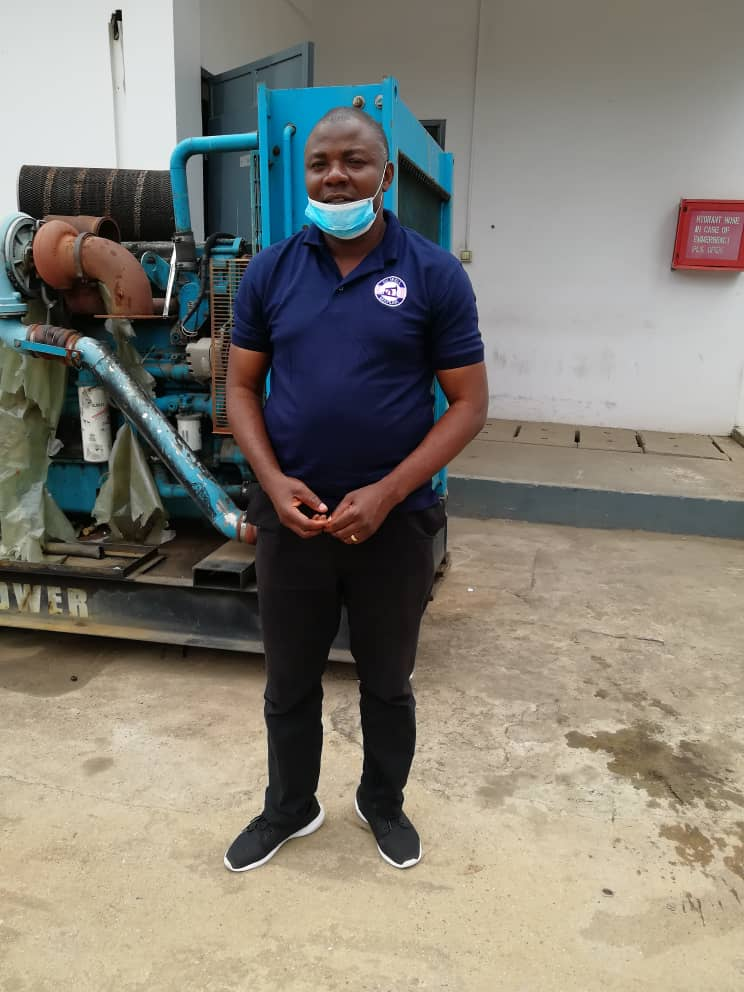
#> input picture Abey.jpeg, 744 x 992 px; its folder holds only this picture in this run
$ python Manyfaces.py
#> lines starting #> are read from the running program, lines starting #| are printed output that depends on the picture
'''import the module to work with, where globe is a module
 that allow us to access all diferent files in our folder'''
import cv2, glob

'''Fetch all my images by giving the file exact name and location
the module globe has a function called globe which takes the patch of the particular file we want to fetch)
* means all file format that ends with jpeg'''
all_pics = glob.glob("*.jpeg")

'''the haarcascade_frontalface_default.xml file is used to detect faces,
shearch for other haarcascade filetype if you need to do other things like detect smile, eye etc'''
getpics = cv2.CascadeClassifier("haarcascade_frontalface_default.xml")

'''a for loop to select image from the created variable to detect faces'''
for image in all_pics:
    '''read/detect the frame from the particular picture, store the result in a variable img'''
    img = cv2.imread(image)
#> img is the input picture: shape (992, 744, 3); mean B, G, R 117.2, 127, 131.2
    '''convert the picture into grayscale image'''
    gray_img = cv2.cvtColor(img, cv2.COLOR_BGR2GRAY)
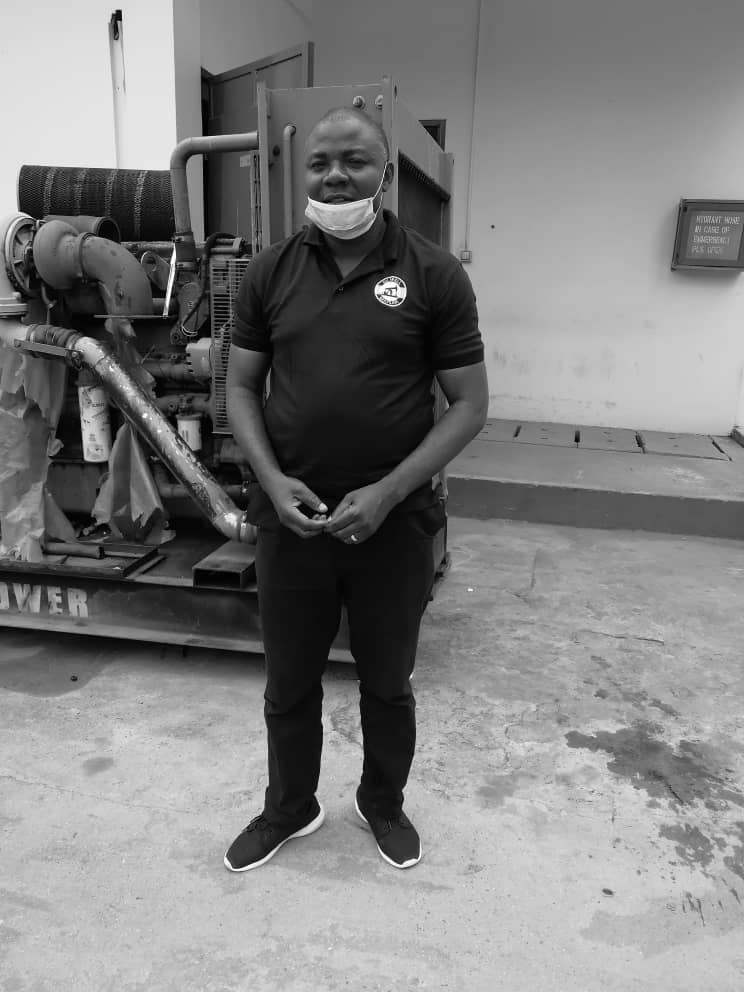
#> gray_img: shape (992, 744); min 0, max 255, mean 127.2
    '''we will now do the actual face detection'''
    faces = getpics.detectMultiScale(gray_img, 1.1, 5)
#> faces = [[543, 748, 73, 73], [287, 123, 99, 99]]

    '''extract the data using a for loop'''
    for (x, y, w, h) in faces:
        '''draw a rectangle on detected faces with 4inh border lines and 275, 275, 255 are border colors, store the
        final result in a variable name final_pics'''
        final_pics = cv2.rectangle(img, (x,y), (x+w,y+h), (275, 275, 255), 4)
#> this loop made 2 passes
#> pass 2, `final_pics = cv2.rectangle(img, (x,y), (x+w,y+h), (275, 275, 255), 4)`:
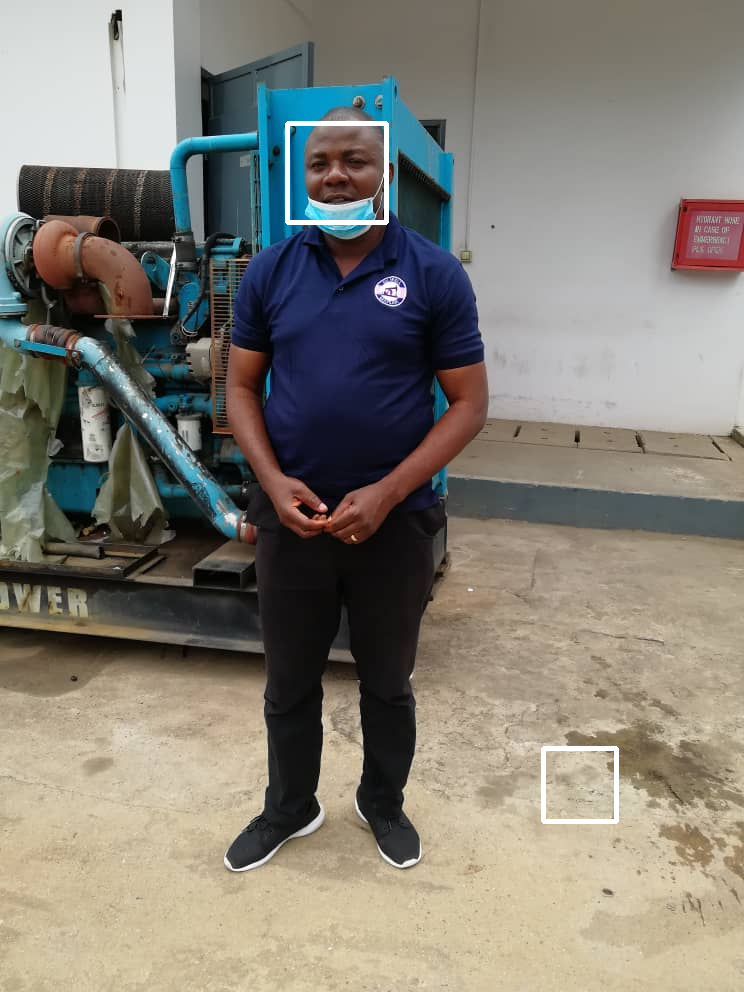
#> final_pics: shape (992, 744, 3); mean B, G, R 117.7, 127.5, 131.8

    '''show my pictures, '''
    cv2.imshow("ManyFacesDetect", final_pics)

    '''The waitKey is a function that hold the picture for specified time e,g 1500 milliseconds'''
    cv2.waitKey(1500)
    '''destroy or close all opened windows'''
    cv2.destroyAllWindows

$ run again, on Kola.jpeg
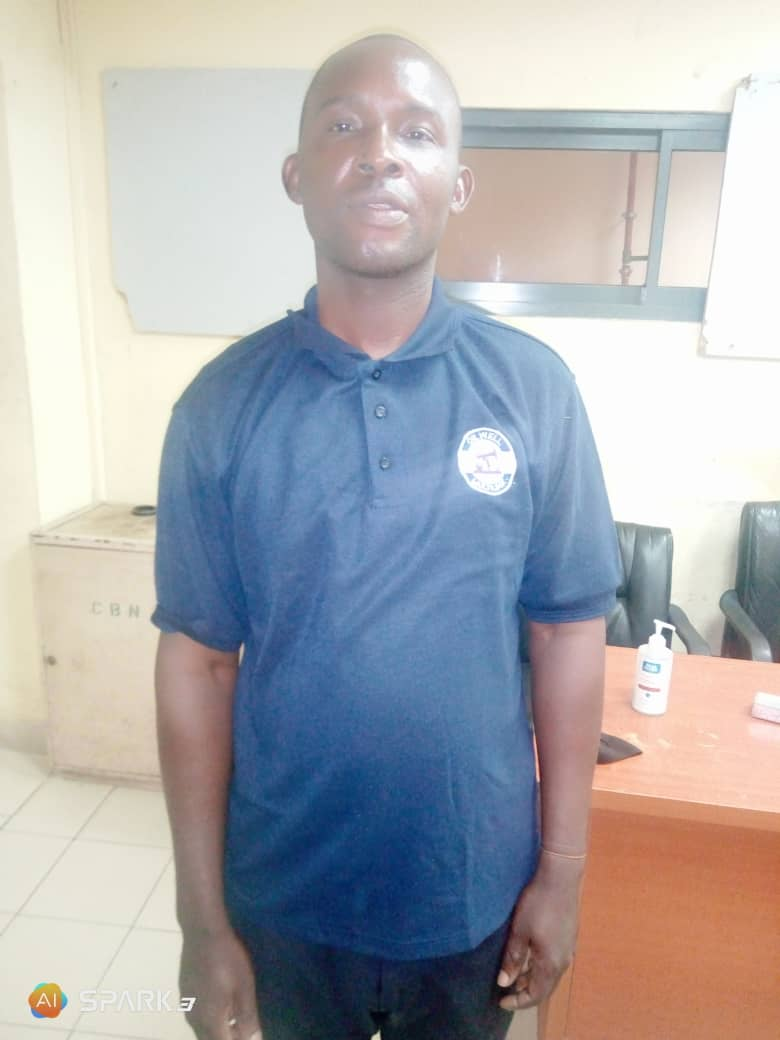
#> input picture Kola.jpeg, 780 x 1040 px
#> img is the input picture: shape (1040, 780, 3); mean B, G, R 176.2, 172.5, 172
#> `gray_img = cv2.cvtColor(img, cv2.COLOR_BGR2GRAY)`:
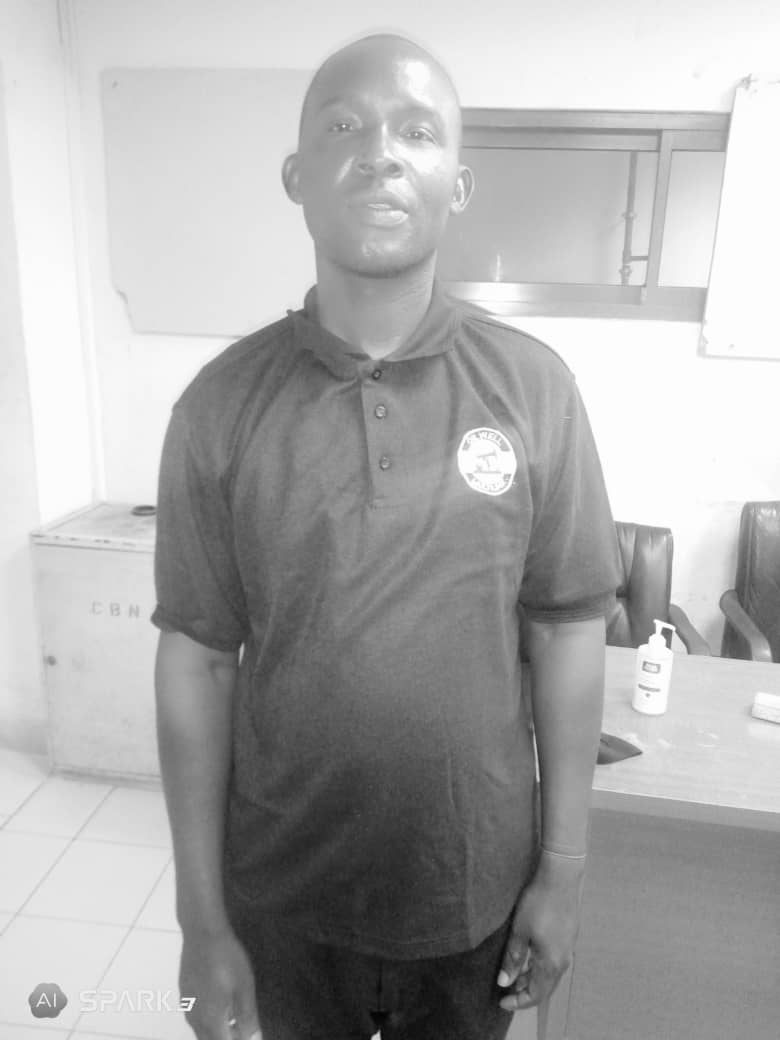
#> gray_img: shape (1040, 780); min 1, max 255, mean 172.8
#> faces = [[451, 424, 69, 69], [294, 65, 175, 175]]
#> the loop `for (x, y, w, h) in faces:` made 2 passes
#> pass 2, `final_pics = cv2.rectangle(img, (x,y), (x+w,y+h), (275, 275, 255), 4)`:
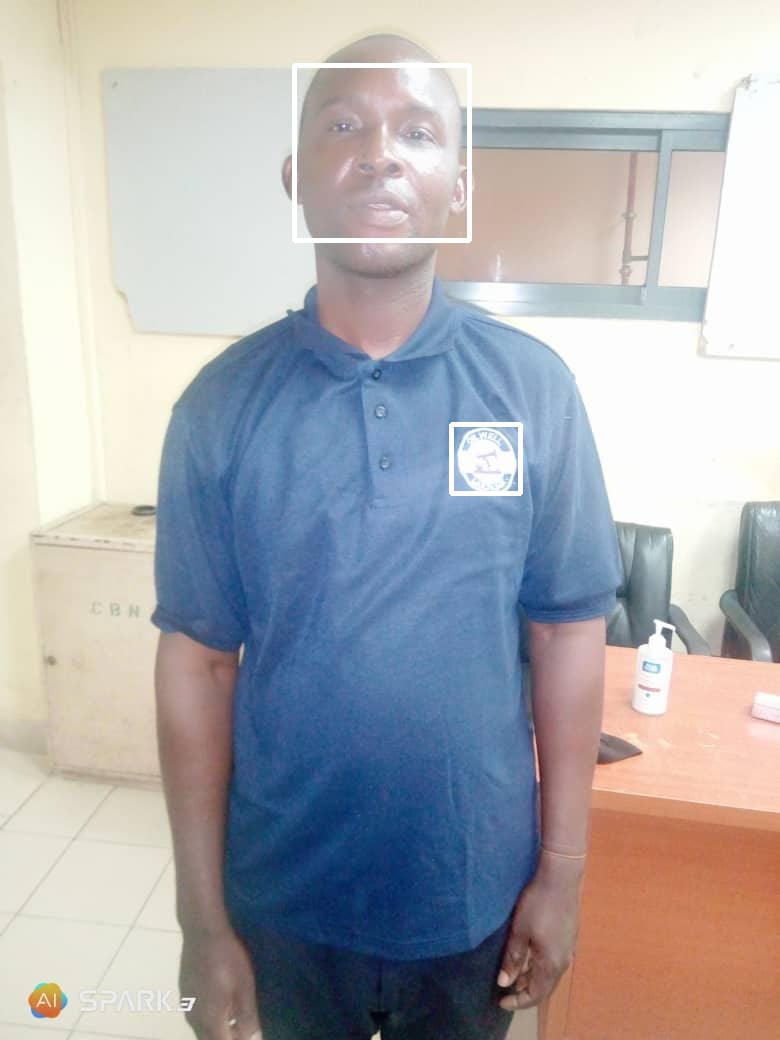
#> final_pics: shape (1040, 780, 3); mean B, G, R 176.5, 172.9, 172.4

$ run again, on Lizzy.jpeg
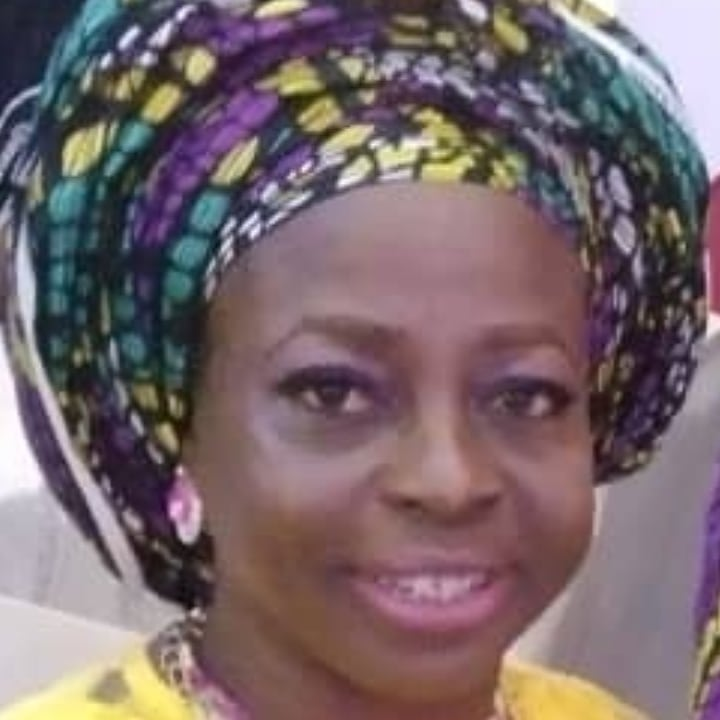
#> input picture Lizzy.jpeg, 720 x 720 px
#> img is the input picture: shape (720, 720, 3); mean B, G, R 106.7, 103.2, 119.9
#> `gray_img = cv2.cvtColor(img, cv2.COLOR_BGR2GRAY)`:
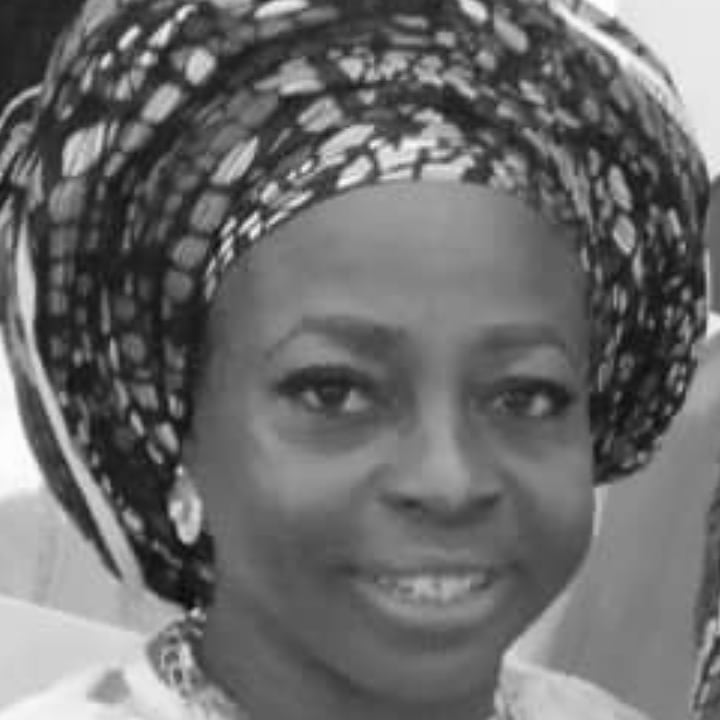
#> gray_img: shape (720, 720); min 9, max 254, mean 108.6
#> faces = [[199, 214, 465, 465]]
#> the loop `for (x, y, w, h) in faces:` made 1 pass
#> pass 1, `final_pics = cv2.rectangle(img, (x,y), (x+w,y+h), (275, 275, 255), 4)`:
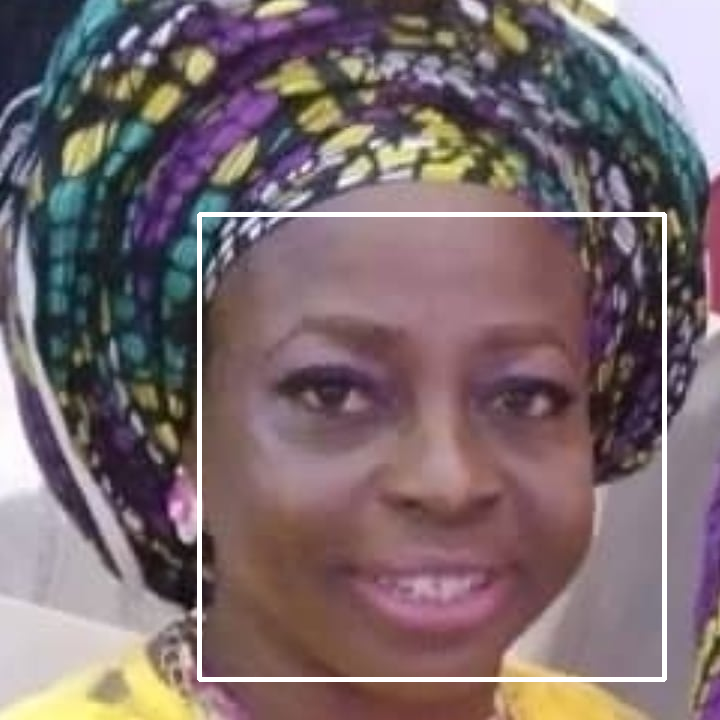
#> final_pics: shape (720, 720, 3); mean B, G, R 109.6, 106.1, 122.5

$ run again, on PaIkino1.jpeg
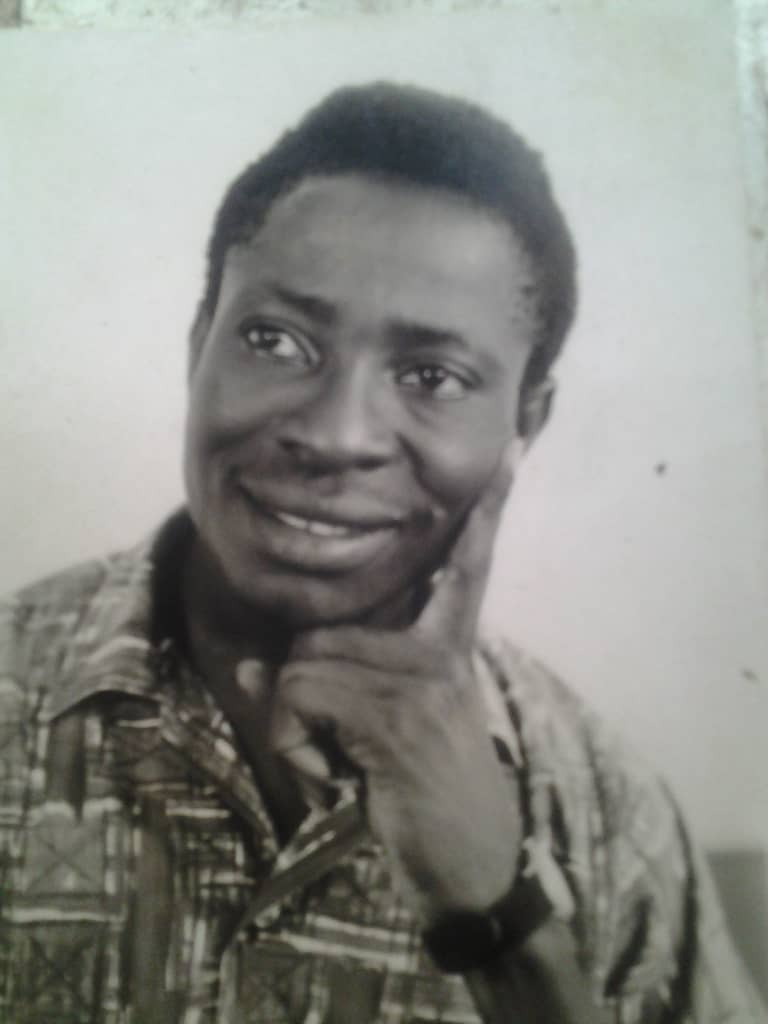
#> input picture PaIkino1.jpeg, 768 x 1024 px
#> img is the input picture: shape (1024, 768, 3); mean B, G, R 136.1, 141.1, 139.6
#> faces = [[159, 942, 67, 67], [147, 187, 428, 428]]
#> the loop `for (x, y, w, h) in faces:` made 2 passes
#> pass 2, `final_pics = cv2.rectangle(img, (x,y), (x+w,y+h), (275, 275, 255), 4)`:
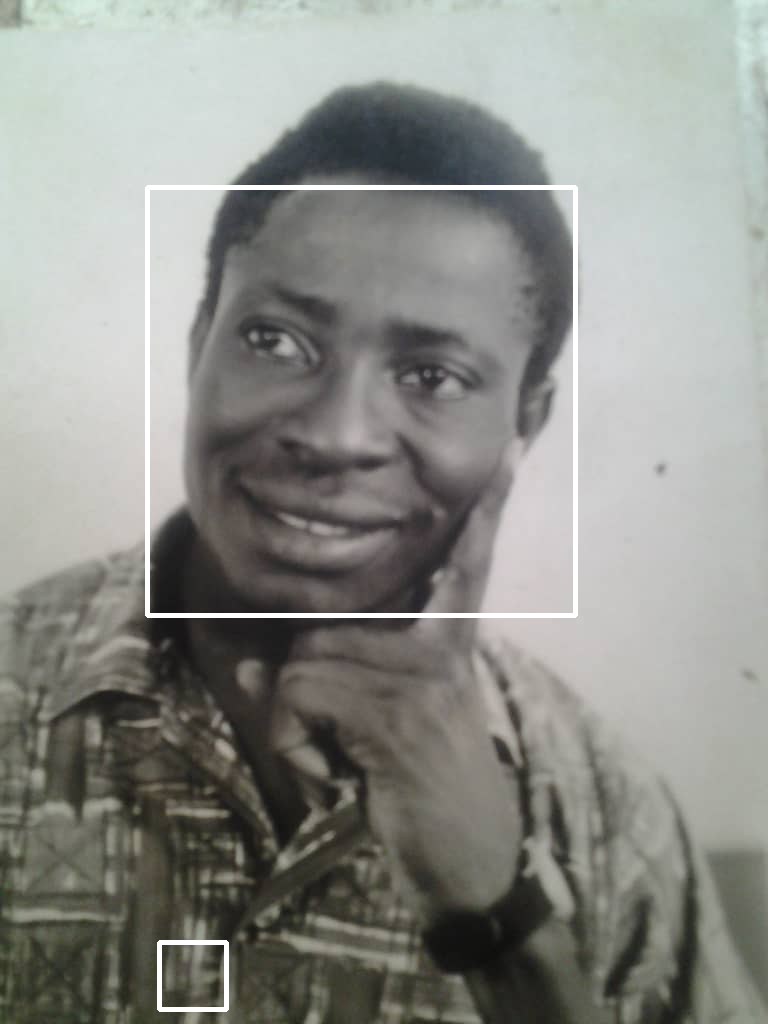
#> final_pics: shape (1024, 768, 3); mean B, G, R 137.6, 142.6, 141
